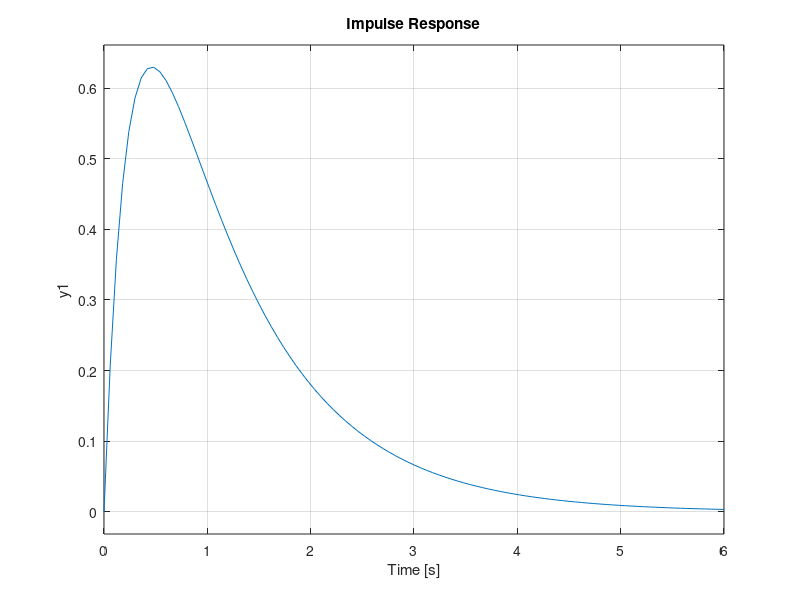
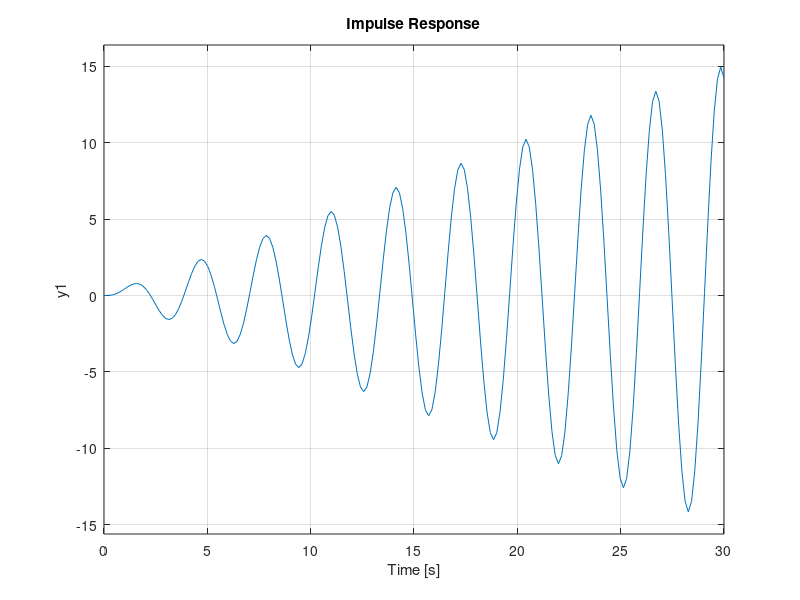

The MATLAB source for these figures, in order:
 close all
 clear all
 clc
 % p l o t the s t e p r e s p o n s e and the im pul s e r e s p o n s e
 % H1:
 num=4; den =[1 5 4 ] ; % i npu t the numerator and denominator
 H1 = tf (num, den ) ; % c r e a t e the t r a n s f e r f u n c ti o n H1
 disp('polesofH1:' )
 r=roots(den); % de te rmi ne the r o o t s o f the denominator
 figure
 subplot( 211 ) , step (H1) , grid on % f i n a l time o f sim ul a ti o n
 subplot( 212 ) , impulse (H1) , grid on % i s chosen a u t om a ti c all y
 %−−−−−−−−−−−−−−−−−−−−−−−−−−−−
 % H7:
 num=4; den=conv ( [ 1 0 4 ] , [ 1 0 4 ] ) ; % denominator i s ( s ˆ2+4) ˆ2
 H7 = tf (num, den); % c r e a t e the t r a n s f e r f u n c ti o n H7
 disp('polesofH7:')
 r=roots ( den ); % de te rmi ne the r o o t s o f the denominator
 figure
 subplot( 211 ) , step(H7, 30 ) , grid on % f i n a l time o f sim ul a ti o n
 subplot( 212 ) , impulse(H7, 30 ) , grid on % i s s e t by the u s e r (30 s e c )
